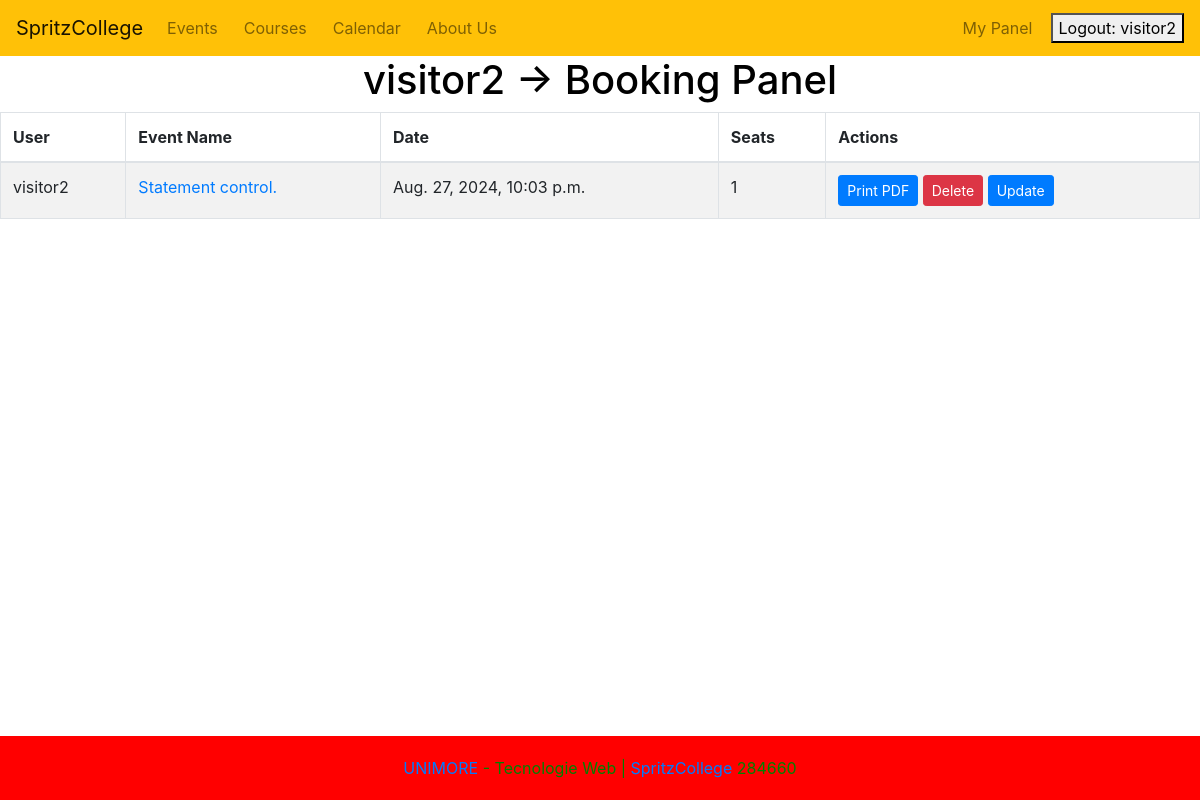
/activities/events/my-bookings/ (signed in), run on the app's committed database.
### Activities/models.py (models this page shows, shortened)
class Booking(models.Model):
    event = models.ForeignKey(Event, on_delete=models.CASCADE, related_name='bookings')
    user = models.ForeignKey(User, on_delete=models.CASCADE)
    num_seats = models.PositiveIntegerField(default=1)
    booking_time = models.DateTimeField(auto_now_add=True)
    class Meta:
        unique_together = ('event', 'user', 'booking_time')
        ordering = ['event', 'user']

class Event(models.Model):
    name = models.CharField(max_length=100)
    description = models.TextField(max_length=250)
    date = models.DateTimeField(default=default_event_time)
    duration = models.DurationField(null=True, blank=True)
    price = models.DecimalField(max_digits=10, decimal_places=1, null=True, blank=True, default=0)
    max_capacity = models.IntegerField(default=100)
    place = models.CharField(max_length=100, default="conference room")
    status = models.CharField(max_length=20, choices=[('active', 'Active'), ('cancelled', 'Cancelled'), ('completed', 'Completed')], default='active')
    class Meta:
        ordering = ['date']

### Activities/views.py (the view)
# urls.py: path('events/my-bookings/', UserBookingListView.as_view(), name='user_event_booking_list'),
class UserBookingListView(LoginRequiredMixin, ListView):
    model = Booking
    template_name = 'Activities/Events/event_bookings.html'
    def get_queryset(self):
        queryset = Booking.objects.filter(user=self.request.user).order_by('event__date')
        return queryset
    def get_context_data(self, **kwargs):
        context = super().get_context_data(**kwargs)
        context['title'] = f"{self.request.user.username}  \u2192  Booking Panel"
        context['view_type'] = "user"
        return context

### Activities/templates/Activities/Events/event_bookings.html (shortened to what this page needs)
{% extends "base.html" %}
{% block content %}
<h1 style="text-align: center;">{{ title }}</h1>
{% if object_list.count == 0 %}
<div class="row justify-content-center mt-5">
    <div class="col-md-6">
        <div class="alert alert-info text-center" role="alert">
            There are no bookings to display!
        </div>
    </div>
</div>
{% else %}
<div class="table-responsive">
    <table class="table table-striped table-bordered">
        <thead>
            <tr>
                <th>User</th>
                <th>Event Name</th>
                <th>Date</th>
                <th>Seats</th>
                <th>Actions</th>
            </tr>
        </thead>
        <tbody>
            {% for item in object_list %}
            <tr>
                <td>{{ item.user }}</td>
                <td> <a href="{% url 'event_detail' item.event.id %}">{{ item.event.name }}</a> </td>
                <td>{{ item.event.date }}</td>
                <td>{{ item.num_seats }}</td>
                <td>
                    <a href="#" class="btn btn-primary btn-sm">Print PDF</a>
                    <button class="btn btn-danger btn-sm"
                        onclick="openModal({{ item.id }}, '{{ item.event.name }}', {{ item.event.id }})">Delete</button>
                    {% if view_type == 'user' %}
                    <a href="{% url 'user_event_booking_update' item.id %}" class="btn btn-primary btn-sm">Update</a>
                    {% elif view_type == 'admin' %}
                    <a href="{% url 'admin_event_booking_update' item.id %}" class="btn btn-primary btn-sm">Update</a>
                    {% endif %}
                </td>
            </tr>
            {% endfor %}
        </tbody>
    </table>
</div>
{% endif %}
{% endblock %}

### templates/base.html (shortened to what this page needs)
{% load static %}
<!DOCTYPE html>
<html lang="it">
<head>
  <link rel="stylesheet" href="https://cdn.jsdelivr.net/npm/bootstrap@4.6.1/dist/css/bootstrap.min.css">
  <link rel="stylesheet" href="https://cdnjs.cloudflare.com/ajax/libs/font-awesome/5.15.1/css/all.min.css">
</head>
<body>
  <header class="top-bar">
    <nav class="navbar navbar-expand-lg navbar-light bg-warning text-white">
      <a class="navbar-brand" href="{% url 'home' %}">SpritzCollege</a>
      <div class="collapse navbar-collapse" id="navbarSupportedContent">
        <ul class="navbar-nav mr-auto">
          <li class="nav-item">
            <a class="nav-link" href="{% url 'list_events' %}">Events</a>
          </li>
          <li class="nav-item">
            <a class="nav-link" href="{% url 'list_courses' %}">Courses</a>
          </li>
          <li class="nav-item">
            <a class="nav-link" href="{% url 'calendar_view' %}">Calendar</a>
          </li>
          <li class="nav-item">
            <a class="nav-link" href="{% url 'about_us' %}">About Us</a>
          </li>
        </ul>
        {% if request.user.is_authenticated %}
        <ul class="navbar-nav ml-auto">
          <li class="nav-item">
            <a class="nav-link" href="{% url 'messages' %}">My Panel</a>
          </li>
      </div>
      {% endif %}
      {% if user.is_authenticated %}
      <form method="post" action="{% url 'logout' %}">
        <button type="submit">Logout: {{user.username}}</button>
      </form>
      {% else %}
      <form method="post" action="{% url 'login' %}">
        {% csrf_token %}
        <button type="submit">Sign in</button>
      </form>
      {% endif %}
    </nav>
  </header>
  <main>
    {% block content %}
    {% endblock %}
  </main>
  <footer class="bottom-bar">
    <div class="text-center">
      <a href="https://www.unimore.it/it">UNIMORE</a> - Tecnologie Web | <a href="{% url 'home' %}">SpritzCollege</a>
    </div>
  </footer>
</body>
</html>

### templates/base.html (style rules this page uses)
body { margin-bottom: 100px; background-color: white; color: black; }
.navbar-nav { display: flex; align-items: center; }
.nav-item { margin-right: 10px; }
.bottom-bar { position: fixed; bottom: 0; width: 100%; display: flex; align-items: center; justify-content: center; background-color: red; padding: 20px 0; color: green; }

### data on the page
Booking: user "visitor2", event.name "Statement control.", event "Aug. 27, 2024, 10:03 p.m.", num_seats "1"

### other printed values
{{ user.username }} "visitor2"
{{ title }} "visitor2 → Booking Panel"
